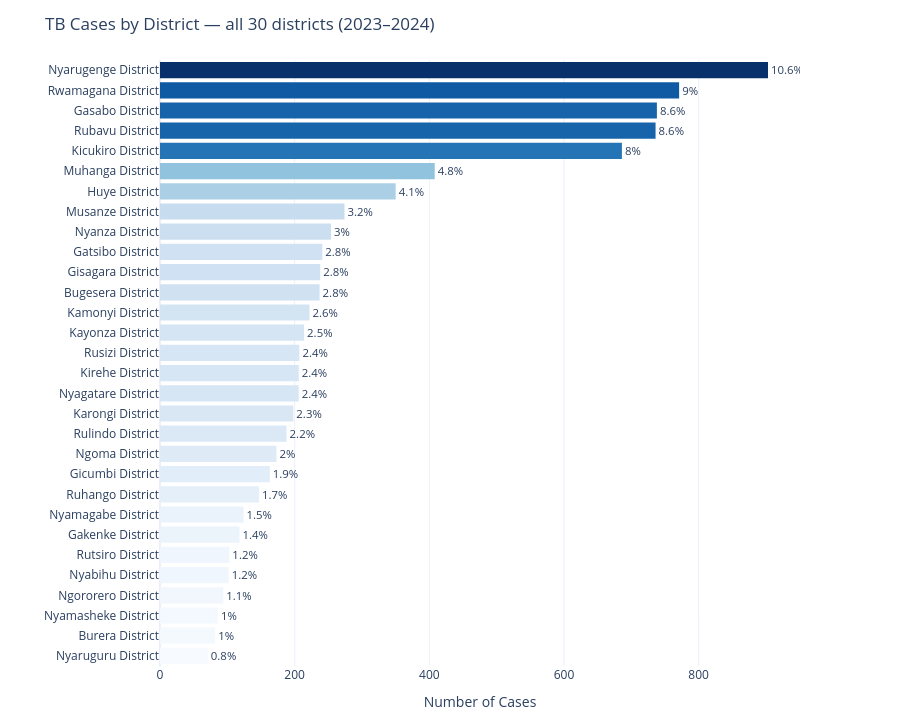

Notebook code for this chart:
### Markdown cell above
# ════════════════════════════════════════════════════════════════════════════════
# CELL 1.2 — Cases by district
# ════════════════════════════════════════════════════════════════════════════════

### Code cell
if 'district' in df.columns:
 
    dist = (df['district']
            .value_counts()
            .reset_index()
            .rename(columns={'district': 'District', 'count': 'Cases'}))
    dist['Cases']       = dist['Cases'].astype(int)          # no 423.0 labels
    dist['%']           = (dist['Cases'] / total * 100).round(1)
    dist['Cumulative%'] = dist['%'].cumsum().round(1)
 
    print(f'Cases by District — all {len(dist)} districts:\n')
    display(dist)
 
    # ── Horizontal bar: top 15 
    top15     = dist.head(15).copy()
    x_max     = top15['Cases'].max()
    label_pad = x_max * 0.01
    x_limit   = x_max * 1.22
 
    fig, ax = plt.subplots(figsize=(13, 6))
    bars = ax.barh(
        top15['District'][::-1],
        top15['Cases'][::-1],
        color=BLUE, edgecolor='white', linewidth=0.5, height=0.65
    )
    for bar, pct in zip(bars, top15['%'][::-1]):
        ax.text(
            bar.get_width() + label_pad,
            bar.get_y() + bar.get_height() / 2,
            f'{int(bar.get_width()):,}  ({pct}%)',
            va='center', ha='left', fontsize=9, color='#444'
        )
    ax.set_xlim(0, x_limit)
    ax.set_title('TB Cases by District — Top 15', fontweight='bold', pad=12)
    ax.set_xlabel('Number of Cases')
    ax.set_ylabel('')
    ax.xaxis.set_major_formatter(mticker.FuncFormatter(lambda x, _: f'{int(x):,}'))
    sns.despine(left=True, bottom=False)
    plt.tight_layout()
    plt.savefig('fig_1_2_district.png', bbox_inches='tight', dpi=150)
    plt.show()
 
    # ── Plotly interactive: all districts 
    fig_px = px.bar(
        dist, x='Cases', y='District', orientation='h',
        text='%', color='Cases', color_continuous_scale='Blues',
        title=f'TB Cases by District — all {len(dist)} districts (2023–2024)',
        template='plotly_white',
        height=max(450, len(dist) * 24)
    )
    fig_px.update_traces(
        texttemplate='%{text}%',
        textposition='outside',
        marker_line_width=0
    )
    fig_px.update_layout(
        yaxis={'categoryorder': 'total ascending'},
        coloraxis_showscale=False,
        xaxis_title='Number of Cases',
        yaxis_title='',
        margin=dict(l=160, r=100, t=60, b=40),
        font=dict(size=12)
    )
    fig_px.write_html('fig_1_2_district_interactive.html')
    fig_px.show()
 
    # ── District summary stats 
    top50_n = int((dist['Cumulative%'] <= 50).sum()) + 1
    print(f'\nDistrict summary:')
    print(f'  Highest burden : {dist.iloc[0]["District"]}  '
          f'({dist.iloc[0]["Cases"]:,} cases, {dist.iloc[0]["%"]}%)')
    print(f'  Lowest burden  : {dist.iloc[-1]["District"]}  '
          f'({dist.iloc[-1]["Cases"]:,} cases, {dist.iloc[-1]["%"]}%)')
    print(f'  Top 3 districts account for {dist.head(3)["%"].sum():.1f}% of all cases')
    print(f'  Districts contributing 50% of cases: {top50_n}')

### Figure 1 — Plotly figure (JSON) as saved in the notebook; plotly's stock layout.template omitted (floating-point values rounded to 4 significant figures)
{"data": [{"hovertemplate": "Cases=%{marker.color}<br>District=%{y}<br>%=%{text}<extra></extra>", "legendgroup": "", "marker": {"color": [903, 771, 738, 736, 686, 408, 350, 274, 254, 241, 238, 237, 222, 214, 207, 206, 206, 198, 188, 173, 163, 147, 124, 118, 103, 102, 94, 86, 82, 71], "coloraxis": "coloraxis", "line": {"width": 0}, "pattern": {"shape": ""}}, "name": "", "orientation": "h", "showlegend": false, "text": [10.6, 9.0, 8.6, 8.6, 8.0, 4.8, 4.1, 3.2, 3.0, 2.8, 2.8, 2.8, 2.6, 2.5, 2.4, 2.4, 2.4, 2.3, 2.2, 2.0, 1.9, 1.7, 1.5, 1.4, 1.2, 1.2, 1.1, 1.0, 1.0, 0.8], "textposition": "outside", "texttemplate": "%{text}%", "type": "bar", "x": [903, 771, 738, 736, 686, 408, 350, 274, 254, 241, 238, 237, 222, 214, 207, 206, 206, 198, 188, 173, 163, 147, 124, 118, 103, 102, 94, 86, 82, 71], "xaxis": "x", "y": ["Nyarugenge District", "Rwamagana District", "Gasabo District", "Rubavu District", "Kicukiro District", "Muhanga District", "Huye District", "Musanze District", "Nyanza District", "Gatsibo District", "Gisagara District", "Bugesera District", "Kamonyi District", "Kayonza District", "Rusizi District", "Nyagatare District", "Kirehe District", "Karongi District", "Rulindo District", "Ngoma District", "Gicumbi District", "Ruhango District", "Nyamagabe District", "Gakenke District", "Rutsiro District", "Nyabihu District", "Ngororero District", "Nyamasheke District", "Burera District", "Nyaruguru District"], "yaxis": "y"}], "layout": {"barmode": "relative", "coloraxis": {"colorbar": {"title": {"text": "Cases"}}, "colorscale": [[0, "rgb(247,251,255)"], [0.125, "rgb(222,235,247)"], [0.25, "rgb(198,219,239)"], [0.375, "rgb(158,202,225)"], [0.5, "rgb(107,174,214)"], [0.625, "rgb(66,146,198)"], [0.75, "rgb(33,113,181)"], [0.875, "rgb(8,81,156)"], [1, "rgb(8,48,107)"]], "showscale": false}, "font": {"size": 12}, "height": 720, "legend": {"tracegroupgap": 0}, "margin": {"b": 40, "l": 160, "r": 100, "t": 60}, "title": {"text": "TB Cases by District — all 30 districts (2023–2024)"}, "xaxis": {"anchor": "y", "domain": [0, 1], "title": {"text": "Number of Cases"}}, "yaxis": {"anchor": "x", "categoryorder": "total ascending", "domain": [0, 1], "title": {"text": ""}}}}
